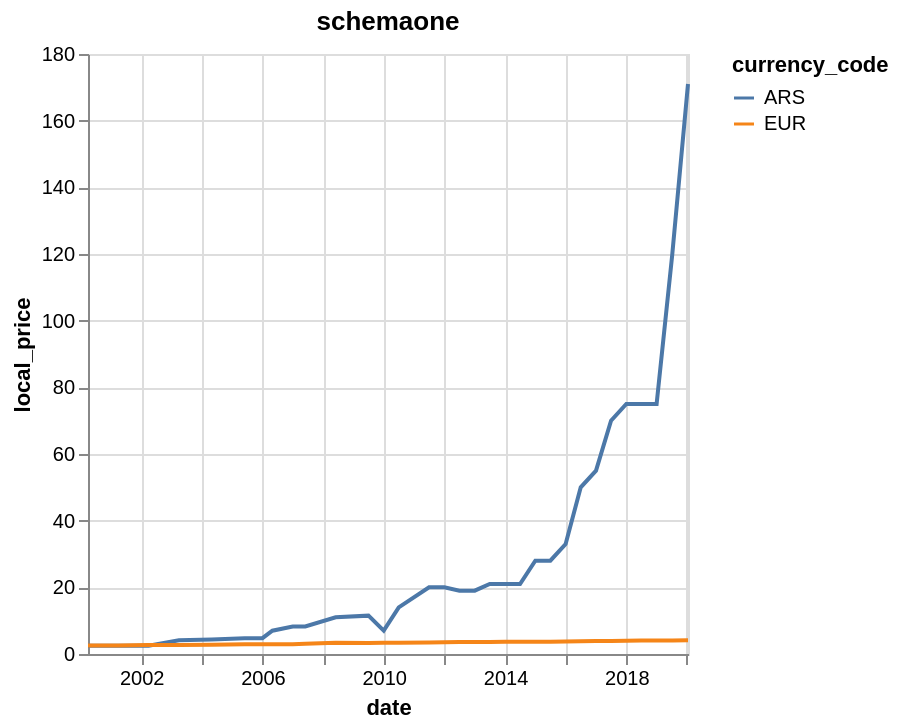

This figure's Vega-Lite source:
### Vega-Lite specification from a JSON file in a GitHub repository (floating-point values rounded to 4 significant figures; data arrays with more than 128 entries replaced by an {"elided": "..."} marker saying what was removed)
{"$schema": "https://vega.github.io/schema/vega-lite/v5.json", "description": "Inflation Price Data.", "title": "schemaone", "data": {"values": {"elided": "832 records"}, "format": {"parse": {"date": "date"}}}, "mark": "line", "encoding": {"x": {"field": "date", "type": "temporal"}, "y": {"field": "local_price", "type": "quantitative"}, "color": {"field": "currency_code", "type": "nominal"}}}
